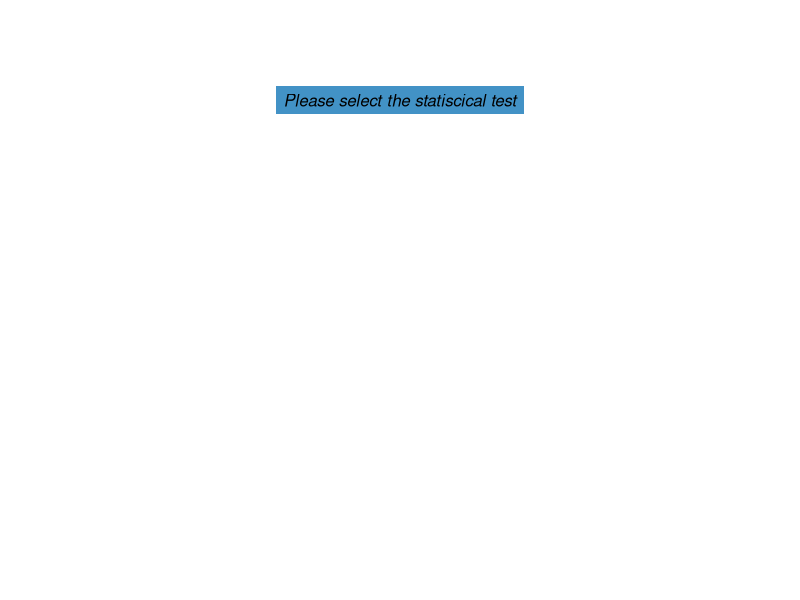

Source code (R):
###############Library Declarations###############

libraryRequireInstall = function(packageName, ...) {
    if (!require(packageName, character.only = TRUE))
        warning(paste("*** The package: '", packageName, "' was not installed ***", sep = ""))
    }

#libraryRequireInstall("gridExtra")
suppressWarnings(libraryRequireInstall("ggplot2"))
suppressWarnings(libraryRequireInstall("grid"))
#libraryRequireInstall("MASS")
suppressWarnings(libraryRequireInstall("gridExtra"))
suppressWarnings(libraryRequireInstall("gridBase"))



#options(warn = -1)
#t_dataset <- as.data.frame(iris[, 1:3])
#chi_dataset <- as.data.frame(survey[, c("Smoke", "Exer", "Sex")])

############ User Parameters #########

if (exists("settings_stats_tests_params_show") && settings_stats_tests_params_show == FALSE)
    rm(list = ls(pattern = "settings_stats_tests_params_"))
if (exists("settings_labels_params_show") && settings_labels_params_show == FALSE)
    rm(list = ls(pattern = "settings_labels_params_"))


if (!exists("dataset") && exists("Values"))
    dataset = Values


tl.col = "blue"
if (exists("settings_labels_params_tl_col"))
    tl.col = settings_labels_params_tl_col



method = NULL
if (exists("settings_stats_tests_params_statistics_test"))
    method = settings_stats_tests_params_statistics_test

Confidence = "95%"
if (exists("settings_stats_tests_params_Confidence_Level"))
    Confidence = settings_stats_tests_params_Confidence_Level

if (Confidence == "95%") {
    significance_level <- 0.05
} else if (Confidence == "90%") {
    significance_level <- 0.1
} else if (Confidence == "99%") {
    significance_level <- 0.01
}



if (!exists("dataset")) {
    #require("datasets")
    dataset = as.data.frame(iris[, 1:3]) #mpg,cyl,disp,hp,drat,wt,qsec,vs,am,gear,carb
}


#Testing:
#dataset <- chi_dataset #t_dataset  #chi_dataset
#method <- "chi_square" #"t_test"  #"chi_square"

#Outcome: 

if (is.null(method)) {
    outcome <- "Please select the statiscical test" #"Please select at least 2 variables"
    Warning_msg <- ""
} else if (method == "t_test") {
    if (!exists("dataset") | dim(dataset)[2] < 2) {
        outcome = "Please select 2 variables"
    } else {
        summary_t_test1 <- summary(dataset[, 1:2])
        summary_t_test <- rbind(colnames(summary_t_test1), summary_t_test1)
        stat_test <- t.test(dataset[, 1:2])
        options(digits = 3)
        T <- data.frame(format(round(stat_test$statistic, 2), nsmall = 2), row.names = NULL)
        P <- data.frame(format(round(stat_test$p.value, 5), nsmall = 5), row.names = NULL)
        Comment <- ifelse(stat_test$p.value >= significance_level, "The averages of the 2 variables are significantly similar", "The averages of the 2 variables are significantly different")
        outcome <- data.frame(cbind(T, P, Comment))
        rownames(outcome) <- " "
        colnames(outcome) <- c("t-test value", "p-value", "Comment")
        Warning_msg <- if (dim(dataset)[2] > 2) {
            paste("Only the following 2 variables were used: ", colnames(dataset[1]), "and", colnames(dataset[2]), sep = " ")
        } else { "" }
        }

} else if (method == "chi_square") {
    if (!exists("dataset") | dim(dataset)[2] < 2) {
        outcome = "Please select 2 variables"
    } else {
        chi_table <- table(factor(dataset[, 1]), factor(dataset[, 2]))
        chi_test <- chisq.test(chi_table)
        #options(digits = 2)
        chi_score <- chi_test$statistic
        chi_pv <- chi_test$p.value
        Comment <- ifelse(chi_test$p.value >= significance_level,
            paste("There is no relationship between", names(dataset)[1], "and", names(dataset)[2], sep = " "),
            paste("There is a relationship between", names(dataset)[1], "and", names(dataset)[2], sep = " ")
        )
        #options(digits = 2)
        outcome <- data.frame(cbind(format(round(chi_score, 3), nsmall = 2), format(round(chi_pv, 3), nsmall = 2), Comment))
        colnames(outcome) <- c("Chi-Square value", "p-value", "Comment")
        Warning_msg <- if (dim(dataset)[2] > 2) {
            paste("Only the following 2 variables were used: ", colnames(dataset[1]), "and", colnames(dataset[2]), sep = " ")
        } else { paste("") }
        }
}



#Plots themes
theme_def <- ttheme_default()
theme_min <- ttheme_minimal()
theme_blue <- ttheme_minimal(
  core = list(bg_params = list(fill = blues9[c(6,2,2,2,2,2,2,2,2)], col = NA),
            fg_params = list(fontface = 3)),
  colhead = list(fg_params = list(col = tl.col, fontface = 4L)),
  rowhead = list(fg_params = list(col = tl.col, fontface = 3L)))
theme_blue2 <- ttheme_minimal(
  core = list(bg_params = list(fill = blues9[c(2, 2, 2, 2, 2, 2, 2, 2, 2)], col = NA),
            fg_params = list(fontface = 3)),
  colhead = list(fg_params = list(col = tl.col, fontface = 4L)),
  rowhead = list(fg_params = list(col = tl.col, fontface = 3L)))
n_rows <- if (Warning_msg == "") { 2 } else { 3 }



#Plots

if (is.null(method)) {
    n_rows <- 1
    grid.arrange(
  tableGrob(outcome, theme = theme_blue),
  nrow = 3)
} else if (method == "t_test") {
    grid.arrange(
    tableGrob(summary_t_test, theme = theme_blue, cols = colnames(dataset[, 1:2])),
    tableGrob(outcome, theme = theme_def),
    tableGrob(Warning_msg, theme = theme_min),
    nrow = 3,
    ncol = 1
    )
} else if (method == "chi_square") {
    grid.arrange(
        tableGrob(chi_table, theme = theme_blue2),
        tableGrob(outcome, theme = theme_def),
        tableGrob(Warning_msg,theme=theme_min),
    nrow = 3,
    ncol = 1
        )
}


